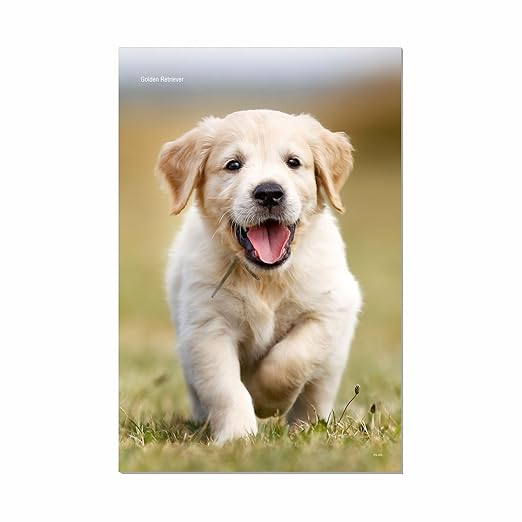
#> input picture Day1-CV/dog.jpg, 522 x 522 px
$ python intensity_hist.py
#> lines starting #> are read from the running program, lines starting #| are printed output that depends on the picture
import cv2
import os
import numpy as np
import matplotlib.pyplot as plt

if __name__ == "__main__":
    script_dir = os.path.dirname(os.path.abspath(__file__))
    image_path = os.path.join(script_dir, "dog.jpg")
    image = cv2.imread(image_path)
#> image is the input picture: shape (522, 522, 3); mean B, G, R 201.3, 214.8, 221.3

    if image is None:
        raise FileNotFoundError(f"Could not read image: {image_path}")

    gray = cv2.cvtColor(image, cv2.COLOR_BGR2GRAY)
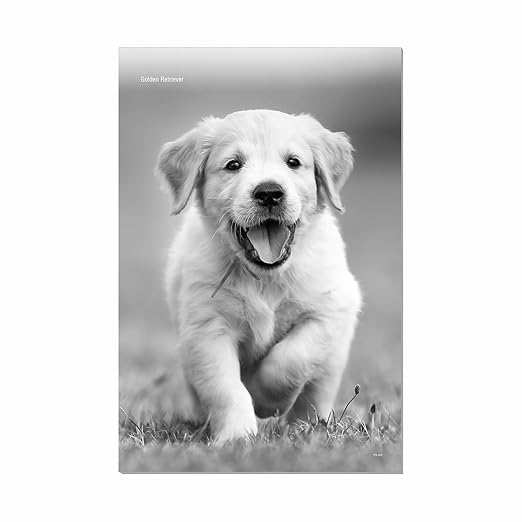
#> gray: shape (522, 522); min 0, max 255, mean 215.2
    data = gray.ravel()

    fig,axes = plt.subplots(1,2, figsize=(8,4))
    axes = axes.ravel()

    no_of_bins = 256
    axes[0].hist(data , bins=no_of_bins, range=(0, no_of_bins - 1), color='black')
    axes[0].set_title('Grayscale Histogram')
    axes[0].set_xlabel('Pixel Intensity')
    axes[0].set_ylabel('Number of Pixels')
    axes[1].imshow(gray, cmap='gray')
    axes[1].set_title('Grayscale Image')
    axes[1].axis('off')

    plt.tight_layout()
    plt.show()
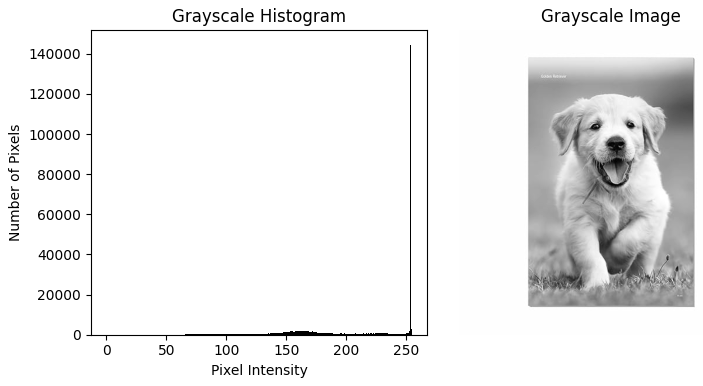
#> figure drawn by matplotlib, 2 panels; panel 1: tallest bar 144511 high, from x = 253 to 254
